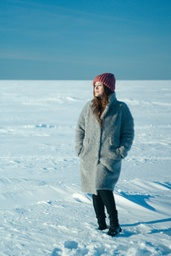
#> input picture snow.jpg, 171 x 256 px, shrunk from 2592 x 3888 before the run
$ python 'test$.py'
#> lines starting #> are read from the running program, lines starting #| are printed output that depends on the picture
import numpy as np
import pandas as pd
import matplotlib.pyplot as plt
from mpl_toolkits.mplot3d import Axes3D
from matplotlib import colors
from skimage.color import rgb2gray, rgb2hsv, hsv2rgb
from skimage.io import imread, imshow
from sklearn.cluster import KMeans

#%%
#impoter l'image qu'on va utilisé


snow = imread('snow.jpg')
#> snow is the input picture: shape (256, 171, 3); mean R, G, B 128.5, 171.1, 184.7
plt.figure(num=None, figsize=(8, 6), dpi=80)
imshow(snow);
#%%
#une image est essentiellement une matrice tridimensionnelle,
#chaque pixel individuel contenant une valeur pour les canaux rouge, vert et bleu.

def image_to_pandas(image):
    df = pd.DataFrame([image[:,:,0].flatten(),
                       image[:,:,1].flatten(),
                       image[:,:,2].flatten()]).T
#> df = table of 43776 rows and 3 columns
    df.columns = ['Red_Channel','Green_Channel','Blue_Channel']
    return df
df_snow = image_to_pandas(snow)
#> df_snow = table of 43776 rows and 3 columns
print(df_snow.head(5))
#|    Red_Channel  Green_Channel  Blue_Channel
#| 0           17            126           167
#| 1           21            130           171
#| 2           20            129           170
#| 3           21            130           171
#| 4           20            129           170
#%%
#Cela simplifie la manipulation de l'image car il est plus facile de la considérer comme des données
#pouvant être introduites dans un algorithme d'apprentissage automatique.
#Dans notre cas, nous utiliserons l'algorithme K Means pour regrouper l'image.

plt.figure(num=None, figsize=(8, 6), dpi=80)
kmeans = KMeans(n_clusters=  4, random_state = 42).fit(df_snow)
result = kmeans.labels_.reshape(snow.shape[0],snow.shape[1])
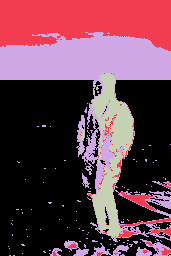
#> result: shape (256, 171) int32; 4 distinct labels, from 0 to 3; one colour per label, 0 black
imshow(result, cmap='viridis')
plt.show()

$ run again, with image_name.jpg copied over snow.jpg
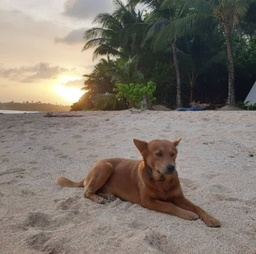
#> input picture image_name.jpg, 256 x 254 px, shrunk from 427 x 424 before the run
#> snow is the input picture: shape (254, 256, 3); mean R, G, B 127.2, 119.2, 110
#> df = table of 65024 rows and 3 columns
#|    Red_Channel  Green_Channel  Blue_Channel
#| 0          216            212           203
#| 1          217            213           204
#| 2          217            213           204
#| 3          217            213           204
#| 4          217            213           204
#> `result = kmeans.labels_.reshape(snow.shape[0],snow.shape[1])`:
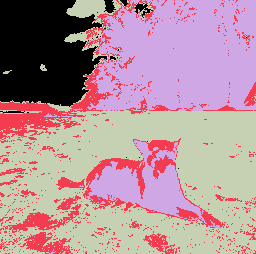
#> result: shape (254, 256) int32; 4 distinct labels, from 0 to 3; one colour per label, 0 black
